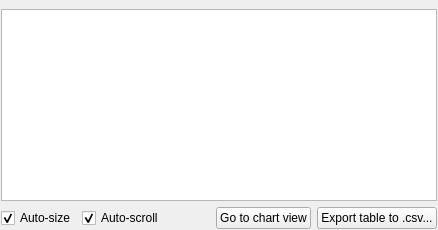
                 <widget class="QWidget" name="tabWidgetTableViewPage2">
                  <attribute name="title">
                   <string>Samples</string>
                  </attribute>
                  <layout class="QGridLayout" name="gridLayout_23">
                   <property name="leftMargin">
                    <number>1</number>
                   </property>
                   <property name="topMargin">
                    <number>9</number>
                   </property>
                   <property name="rightMargin">
                    <number>1</number>
                   </property>
                   <property name="bottomMargin">
                    <number>1</number>
                   </property>
                   <item row="0" column="0" colspan="5">
                    <widget class="QTableView" name="tableWidgetLogTable">
                     <property name="toolTip">
                      <string>The data held by the chart, one row per time stamp</string>
                     </property>
                    </widget>
                   </item>
                   <item row="1" column="0">
                    <widget class="QCheckBox" name="checkBoxAutoSizeColumnsLogTable">
                     <property name="text">
                      <string>Auto-size</string>
                     </property>
                     <property name="checked">
                      <bool>true</bool>
                     </property>
                    </widget>
                   </item>
                   <item row="1" column="1">
                    <widget class="QCheckBox" name="checkBoxAutoScrollLogTable">
                     <property name="text">
                      <string>Auto-scroll</string>
                     </property>
                     <property name="checked">
                      <bool>true</bool>
                     </property>
                    </widget>
                   </item>
                   <item row="1" column="2">
                    <spacer name="horizontalSpacer_9">
                     <property name="orientation">
                      <enum>Qt::Horizontal</enum>
                     </property>
                     <property name="sizeHint" stdset="0">
                      <size>
                       <width>40</width>
                       <height>20</height>
                      </size>
                     </property>
                    </spacer>
                   </item>
                   <item row="1" column="3">
                    <widget class="QPushButton" name="pushButtonSamplesGoToChart">
                     <property name="text">
                      <string>Go to chart view</string>
                     </property>
                     <property name="toolTip">
                      <string>Select the first row of the time shown on the chart. Double-click a row to show its time on the chart.</string>
                     </property>
                    </widget>
                   </item>
                   <item row="1" column="4">
                    <widget class="QPushButton" name="pushButtonExportLogTableToCSV">
                     <property name="text">
                      <string>Export table to .csv...</string>
                     </property>
                    </widget>
                   </item>
                  </layout>
                 </widget>
